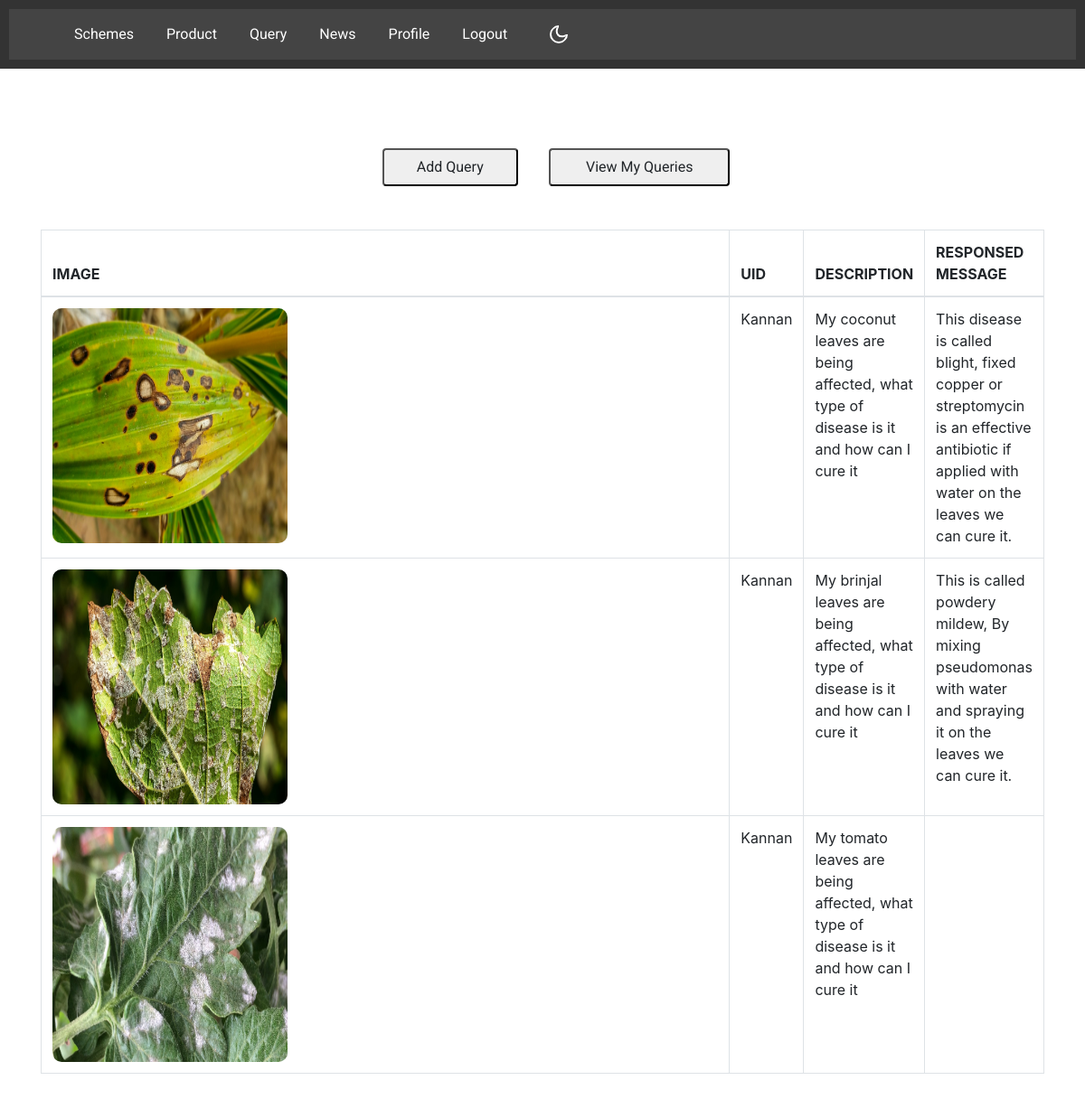
/view_query (signed in), run on the app's committed database.
### farmer_management/models.py (models this page shows)
class query(models.Model):
    uid = models.ForeignKey(Register,on_delete=models.CASCADE,related_name="+",null=True)
    oid = models.ForeignKey(Register,on_delete=models.CASCADE,related_name="+",null=True)
    description = models.CharField(max_length=200,default='')
    image =  models.FileField(null=True)
    response =  models.CharField(max_length=200,default='')

### farmer/models.py (models this page shows)
class Register(models.Model):
    uid = models.OneToOneField(User, on_delete=models.CASCADE, null=True)
    name = models.CharField(max_length=50,default='')
    contact_number = models.IntegerField(max_length=50,default='')
    photo = models.FileField(null=True)
    designation = models.CharField(max_length=50,default='')
    email = models.CharField(max_length=50,default='')
    password = models.CharField(max_length=50,default='')
    address = models.CharField(max_length=50,default='')
    usertype = models.CharField(max_length=50,default='')
    type = models.CharField(max_length=50,default='')
    location = models.CharField(max_length=50,default='')
    panchayath = models.CharField(max_length=50,default='')
    aadhar_number =  models.IntegerField(default=0)
    ward =  models.IntegerField(default=0)

### officer_management/views.py (the view)
# urls.py: path('view_query',views.view_query),
def view_query(request):
    c=Register.objects.get(id=request.session['userid'])
    k=c.id
    print(c.id)
    a = query.objects.all()
    return render(request,'view_query.html',{'a':a})

### officer_management/templates/view_query.html (shortened to what this page needs)
{% extends 'layout.html' %}
{% block content %}
<br><br>
    <div class="container">
        <br><br><br><br>
        {% if request.session.ut == "farmer" %}
        <center>
            <button style="margin-left: 30px; width: 150px;"><a class="btn btn-ash btn-md" href="/req_query">Add Query</a></button>
            <button style="margin-left: 30px; width: 200px;"><a class="btn btn-ash btn-md" href="/view_query">View My Queries</a></button>
           {% endif %}
            </center><br><br>
        <table class="table table-bordered table-hover">
            <thead>
                <tr>
                    <th scope="col">IMAGE</th>
                    <th scope="col">UID</th>
                    <th scope="col">DESCRIPTION</th>
                    <th scope="col">RESPONSED MESSAGE</th>
                </tr>
            </thead>
            <tbody>
                {% for i in a %}
            <tr >
                <td><img src="{{ i.image.url }}" style="width: 260px; height: 260px;"></td>
                <td >{{ i.uid.name }}</td>
                <td>{{ i.description }}</td>
                {% if request.session.ut == "farmer" %}
                <td>{{ i.response }}</td>
                {% endif %}
            </tr>
            {% endfor %}
            </tbody>
        </table>
    </div>
{% endblock %}

### farmer/templates/layout.html (shortened to what this page needs)
{% load static %}
<!doctype html>
<html lang="en">
  <head>
    <link rel="stylesheet" href="{% static 'assets/css/style-starter.css'%}">
  </head>
  <body id="home">
<section class=" ">
	<header id="site-header" class="fixed-top">
		<div class="">
			<nav class="navbar navbar-expand-lg navbar-dark stroke">
				<div class="collapse navbar-collapse" id="navbarTogglerDemo02">
					{% if request.session.ut == "farmer" %}
					<ul class="navbar-nav ml-lg-5">
						<li class="nav-item active">
							<a class="nav-link" href="/view_schemes">Schemes<span class="sr-only">(current)</span></a>
						</li>
						<li class="nav-item active">
							<a class="nav-link" href="/view_products">Product<span class="sr-only">(current)</span></a>
						</li>
						<li class="nav-item active">
							<a class="nav-link" href="/req_query">Query<span class="sr-only">(current)</span></a>
						</li>
						<li class="nav-item active">
							<a class="nav-link" href="/news">News</a>
						</li>
						<li class="nav-item active">
							<a class="nav-link" href="/profile">Profile<span class="sr-only">(current)</span></a>
						</li>
						<li class="nav-item active">
							<a class="nav-link" href="/logout">Logout</a>
						</li>
					</ul>
					{% endif %}
				</div>
						<div class="mobile-position">
							<label class="theme-selector">
							  <i class="gg-moon"></i>
							</label>
						  </div>
			</nav>
		</div>
	  </header>
</section>
{%block content%}
{%endblock%}
</body>
</html>

### farmer/templates/layout.html (style rules this page uses)
body, h1, p { margin: 0; padding: 0; }
body { font-family: Arial, sans-serif; }
header { background-color: #333; color: #fff; padding: 10px; }
nav { background-color: #444; color: #fff; padding: 10px; }
nav ul { list-style-type: none; margin: 0; padding: 0; }
nav ul li { display: inline; margin-right: 20px; }
.container { max-width: 1200px; margin: 0 auto; padding: 20px; }

### data on the page
query: image (picture), uid.name "Kannan", description "My coconut leaves are being affected, what type of disease is it and how can I cure it", response "This disease is called blight, fixed copper or streptomycin is an effective antibiotic if applied with water on the leaves we can cure it."
query: image (picture), uid.name "Kannan", description "My brinjal leaves are being affected, what type of disease is it and how can I cure it", response "This is called powdery mildew, By mixing pseudomonas with water and spraying it on the leaves we can cure it."
query: image (picture), uid.name "Kannan", description "My tomato leaves are being affected, what type of disease is it and how can I cure it"
